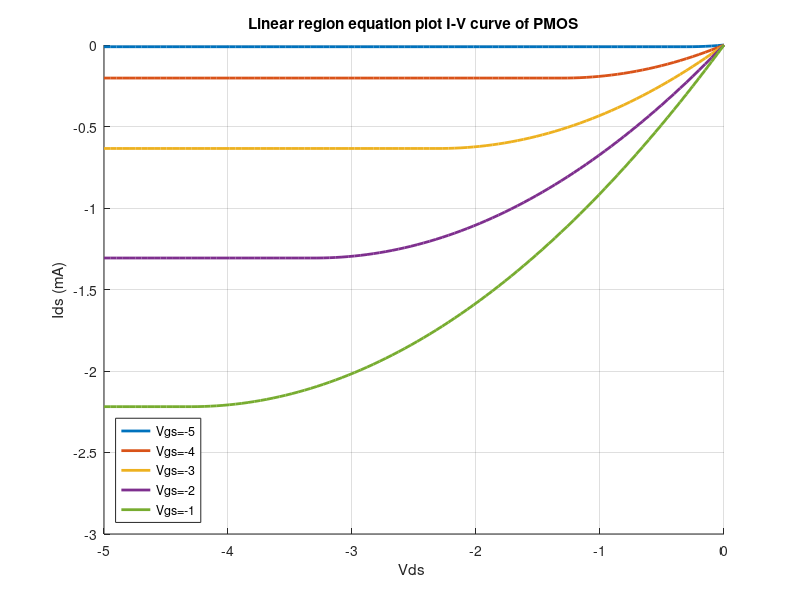

MATLAB code to generate this figure:
clear all;
clc;
beta=0.000240;
Vt2=-0.7;
Vds2=linspace(-5,0,100);
Vgs2=linspace(-1,-5,5)
for j=1:length(Vgs2)
    for i=1:length(Vds2)
        if Vgs2(j)>Vt2
            Ids2(i)=0;
        elseif (Vgs2(j)<Vt2 & Vds2(i)>=(Vgs2(j)-Vt2))
            Ids2(i)=(-beta*(Vgs2(j)-Vt2-Vds2(i)/2))*Vds2(i);
        elseif ((Vgs2(j)<Vt2) & Vds2(i)<(Vgs2(j)-Vt2))
            Ids2(i)=(-0.5*beta)*((Vgs2(j)-Vt2)^2);
        end
    end
    hold on;
    plot(Vds2,Ids2(1:100)*1000,'LineWidth',2);
end
title('Linear region equation plot I-V curve of PMOS');
xlabel('Vds ');
ylabel('Ids (mA)');
ylim([-3,0]);
legend('Vgs=-5','Vgs=-4','Vgs=-3','Vgs=-2','Vgs=-1','Location','southwest');
grid on;
disp("Program run successfully for P-mos IV curve");